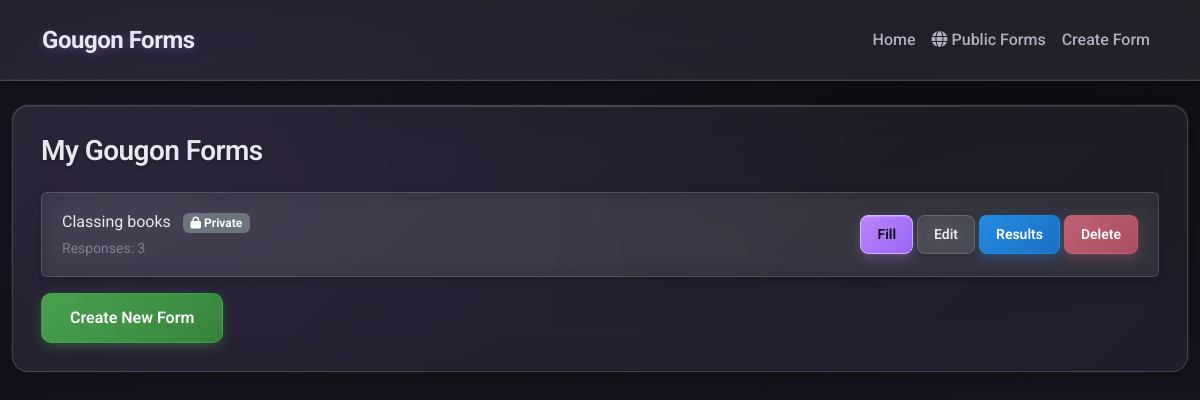
Before: / with the older database file.
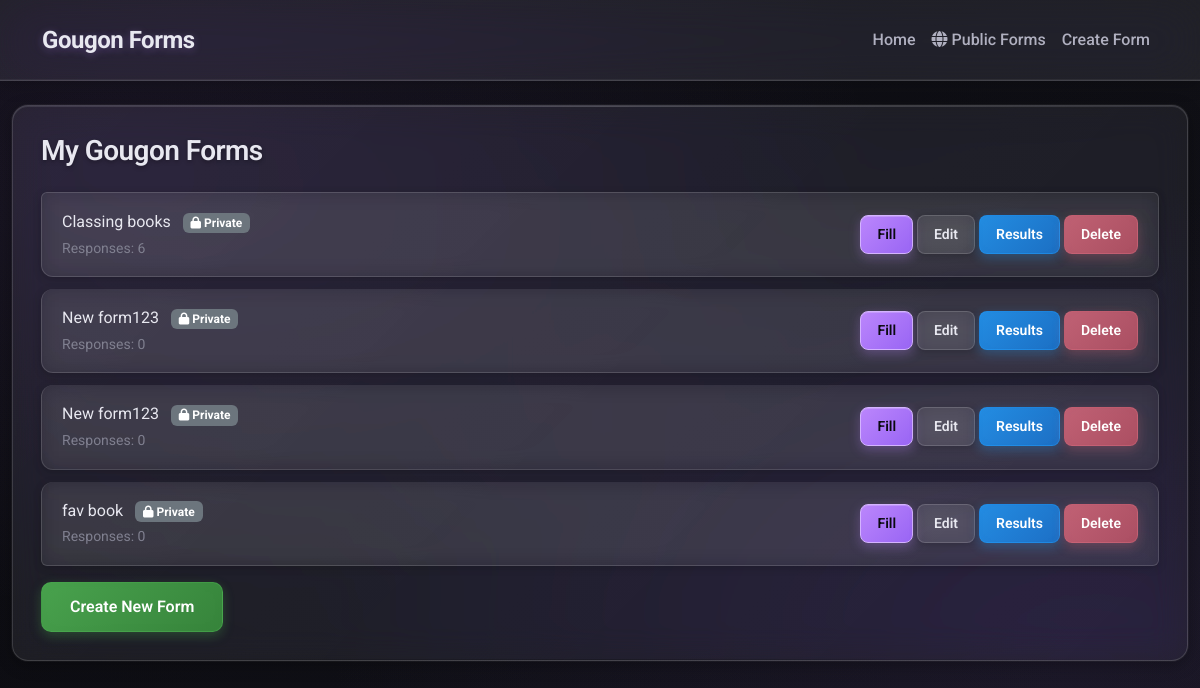
After: the same page with the newer database file.
### myproject/models.py (models this page shows, shortened)
class Form(db.Model):
    __tablename__ = 'forms'
    id = db.Column(db.Integer, primary_key=True)
    title = db.Column(db.String(50) , nullable=False)
    is_public = db.Column(db.Boolean, nullable=False, default=False)
    questions = db.relationship(
        'Question', backref='form', lazy='dynamic', cascade='all, delete-orphan'
    )

### myproject/__init__.py (the view)
@app.route('/')
def index():
    forms = models.Form.query.all()
    counts = {
        f.id: db.session.query(func.count(models.Answer.id))
        .join(models.Question)
        .filter(models.Question.form_id == f.id)
        .scalar()
        for f in forms
    }
    return render_template('index.html', forms=forms, counts=counts)

### myproject/templates/index.html
{% extends 'base.html' %}
{% block content %}
<div class="card">
<div class="card-body">
<h1 class="card-title mb-4">My Gougon Forms</h1>
<ul class="list-group mb-3">
{% for form in forms %}
  <li class="list-group-item d-flex justify-content-between align-items-center">
    <div>
      <div>
        {{ form.title }}
        {% if form.is_public %}
          <span class="badge bg-success ms-2">
            <i class="fas fa-globe"></i> Public
          </span>
        {% else %}
          <span class="badge bg-secondary ms-2">
            <i class="fas fa-lock"></i> Private
          </span>
        {% endif %}
      </div>
      <small class="text-muted">Responses: {{ counts[form.id] or 0 }}</small>
    </div>
    <span>
      <a class="btn btn-sm btn-primary" href="{{ url_for('fill_form', form_id=form.id) }}">Fill</a>
      <a class="btn btn-sm btn-secondary" href="{{ url_for('add_question', form_id=form.id) }}">Edit</a>
      <a class="btn btn-sm btn-info" href="{{ url_for('form_results', form_id=form.id) }}">Results</a>
      <form method="post" action="{{ url_for('delete_form', form_id=form.id) }}" class="d-inline">
        <button class="btn btn-sm btn-danger" onclick="return confirm('Delete form?');">Delete</button>
      </form>
    </span>
  </li>
{% endfor %}
</ul>
<a class="btn btn-success" href="{{ url_for('create_form') }}">Create New Form</a>
</div>
</div>
{% endblock %}

### myproject/templates/base.html (shortened to what this page needs)
<!doctype html>
<html>
<head>
    <link href="https://cdn.jsdelivr.net/npm/bootstrap@5.3.2/dist/css/bootstrap.min.css" rel="stylesheet">
    <link rel="stylesheet" href="https://cdnjs.cloudflare.com/ajax/libs/font-awesome/6.0.0/css/all.min.css">
    <link rel="stylesheet" href="{{ url_for('static', filename='styles.css') }}">
    <link rel="stylesheet" href="{{ url_for('static', filename='results.css') }}">
</head>
<body>
    <nav class="navbar navbar-expand-lg mb-4">
        <div class="container">
            <a class="navbar-brand text-white" href="{{ url_for('index') }}">Gougon Forms</a>
            <div class="collapse navbar-collapse" id="navbarNav">
                <ul class="navbar-nav ms-auto">
                    <li class="nav-item">
                        <a class="nav-link" href="{{ url_for('index') }}">Home</a>
                    </li>
                    <li class="nav-item">
                        <a class="nav-link" href="{{ url_for('public_forms') }}">
                            <i class="fas fa-globe"></i> Public Forms
                        </a>
                    </li>
                    <li class="nav-item">
                        <a class="nav-link" href="{{ url_for('create_form') }}">Create Form</a>
                    </li>
                </ul>
            </div>
        </div>
    </nav>
    <div class="container-fluid pb-4">
        {% block content %}{% endblock %}
    </div>
</body>
</html>

Changed rows visible on the page:
computed for Form "Classing books": counts "3" → "6"
added Form: title "New form123", shows "Private", is_public "0"
added Form: title "New form123", shows "Private", is_public "0"
added Form: title "fav book", shows "Private", is_public "0"
